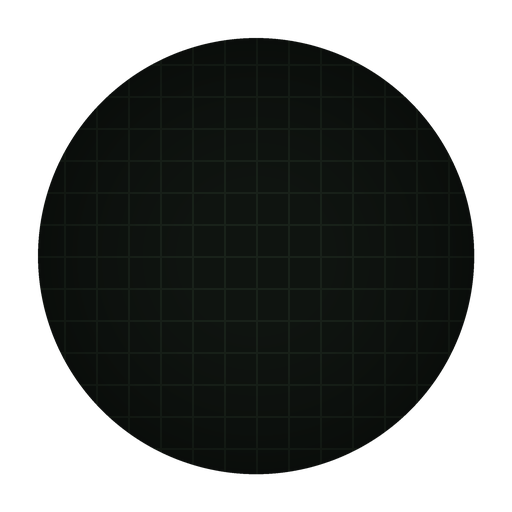
#> input picture Assets/OperacionVoz_HUD_Assets/Minimapa/Marco/T_MM_Fondo_Circular.png, 512 x 512 px
$ python mock_hud.py ../Minimapa/Marco/T_MM_Mascara_Circular.png ../Minimapa/Marco/T_MM_Fondo_Circular.png
#> lines starting #> are read from the running program, lines starting #| are printed output that depends on the picture
# Compone un HUD de prueba con los assets (verificacion visual). Uso: python3 mock_hud.py <hud_root> <terrain_minimap.png>
import sys, math
import numpy as np
from PIL import Image, ImageDraw
ROOT, MAPF = sys.argv[1], sys.argv[2]
import os; os.chdir(ROOT)
M = Image.open(MAPF).convert('RGBA'); mpx = M.width / 252.0
#> further down, M is the input picture: PIL image 512x512 RGBA; mean R, G, B, A 11.2, 14.9, 11.8, 145.4
#> after `mpx = M.width / 252.0`: mpx = 2.03
W, H = 1920, 1080
arr = np.zeros((H, W, 3), np.uint8); yy = np.linspace(0, 1, H)[:, None]
arr[..., 0] = 120 - 50 * yy; arr[..., 1] = 135 - 60 * yy; arr[..., 2] = 110 - 55 * yy
bg = Image.fromarray(arr, 'RGB').convert('RGBA')
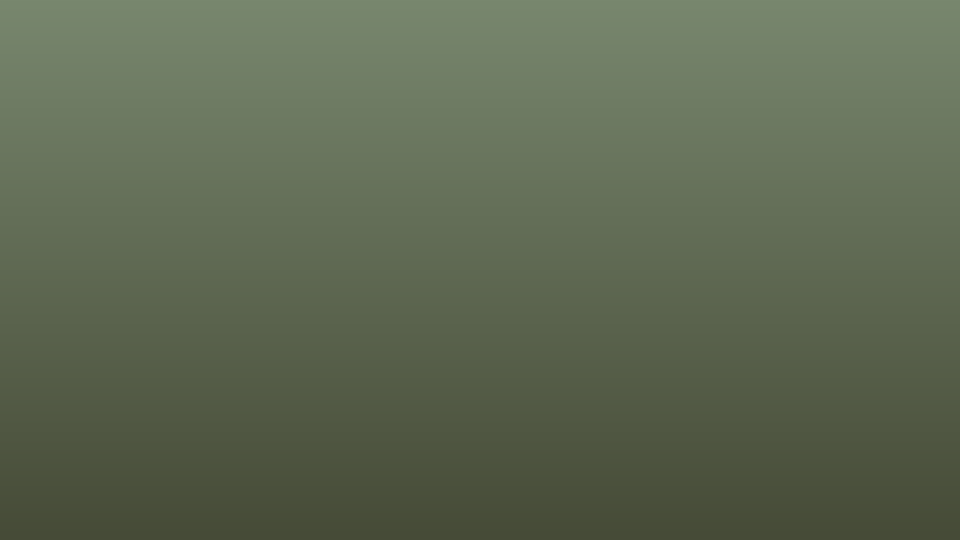
#> bg: PIL image 1920x1080 RGBA (shown at 1/2 size); mean R, G, B, A 94.5, 104.5, 82, 255
A = lambda p: Image.open(p).convert('RGBA')
SC = 0.78; D = int(512 * SC); R = int(218 * SC); view_m = 110.0; ppm = R / view_m; player = (100, 126)
u, v = np.meshgrid(np.arange(D) - D / 2, np.arange(D) - D / 2)
sx = np.clip(((player[0] + (-v) / ppm) * mpx).astype(int), 0, M.width - 1)
sy = np.clip(((player[1] + u / ppm) * mpx).astype(int), 0, M.height - 1)
samp = Image.fromarray(np.array(M)[sy, sx], 'RGBA')
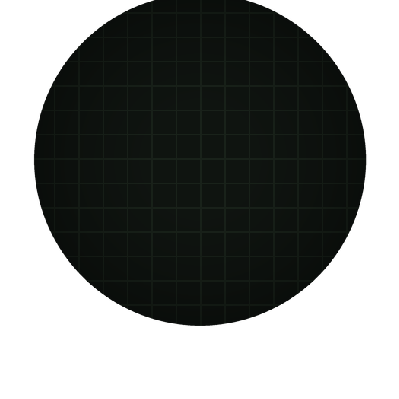
#> samp: PIL image 399x399 RGBA; mean R, G, B, A 11.2, 14.9, 11.8, 137.9; transparent parts drawn white
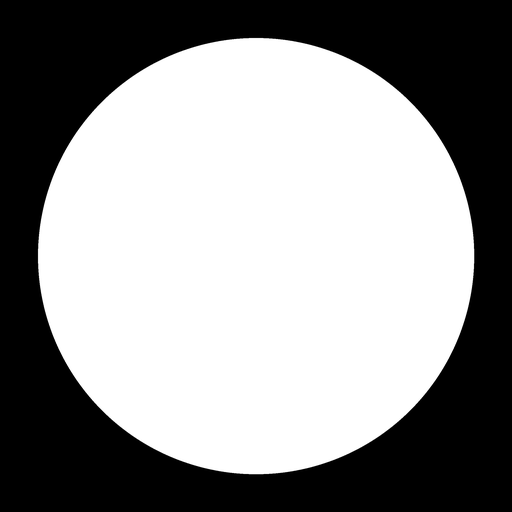
#> input picture Assets/OperacionVoz_HUD_Assets/Minimapa/Marco/T_MM_Mascara_Circular.png, 512 x 512 px, found by its file name
mask = A('Minimapa/Marco/T_MM_Mascara_Circular.png').convert('L').resize((D, D))
mm = A('Minimapa/Marco/T_MM_Fondo_Circular.png').resize((D, D)); mm.paste(samp, (0, 0), mask)
#> after `mm.paste(samp, (0, 0), mask)`:
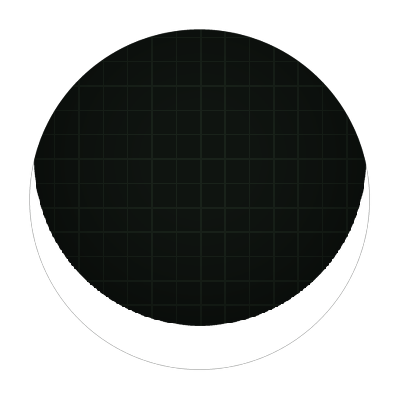
#> mm: PIL image 399x399 RGBA; mean R, G, B, A 7.6, 10.1, 8.1, 120.8; transparent parts drawn white


def place(icon, wm, size=44, clamp=True):
    px, py = (wm[1] - player[1]) * ppm, -(wm[0] - player[0]) * ppm      # mirando al este
    dist = math.hypot(px, py); lim = R - size * 0.5 - 6
    if clamp and dist > lim: px, py = px * lim / dist, py * lim / dist
    mm.alpha_composite(A(icon).resize((size, size), Image.LANCZOS), (int(D / 2 + px - size / 2), int(D / 2 + py - size / 2)))


route = [(100, 126), (126, 126), (170, 126), (214, 126)]
pts = [(D / 2 + (p[1] - player[1]) * ppm, D / 2 - (p[0] - player[0]) * ppm) for p in route]
#> (the run stopped early here; a loop or call above may not have finished)
